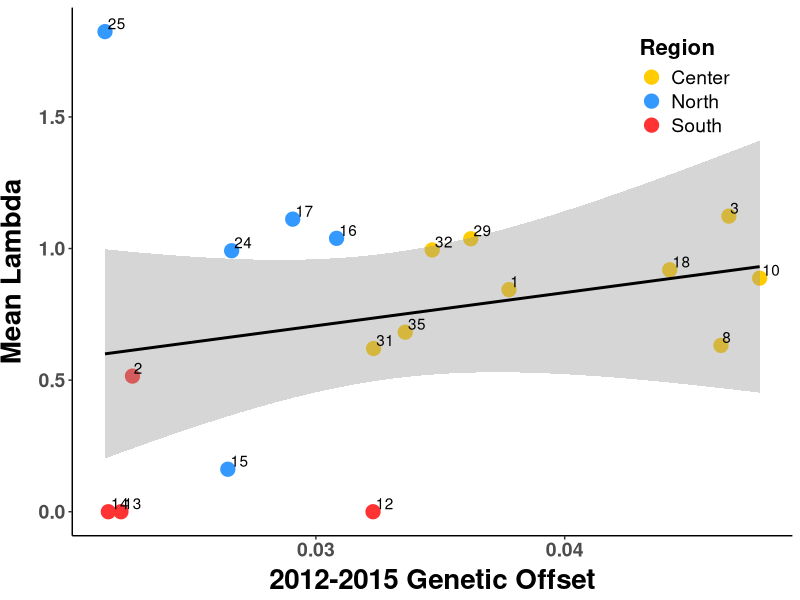
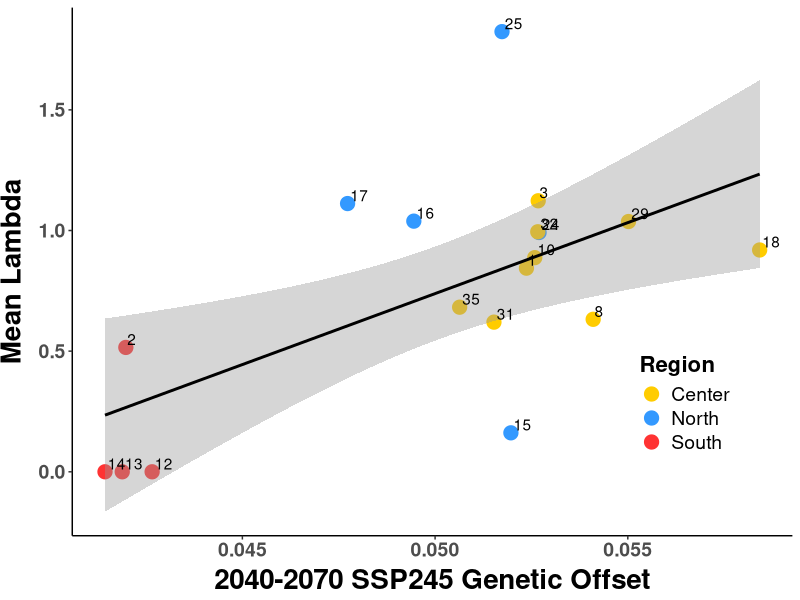
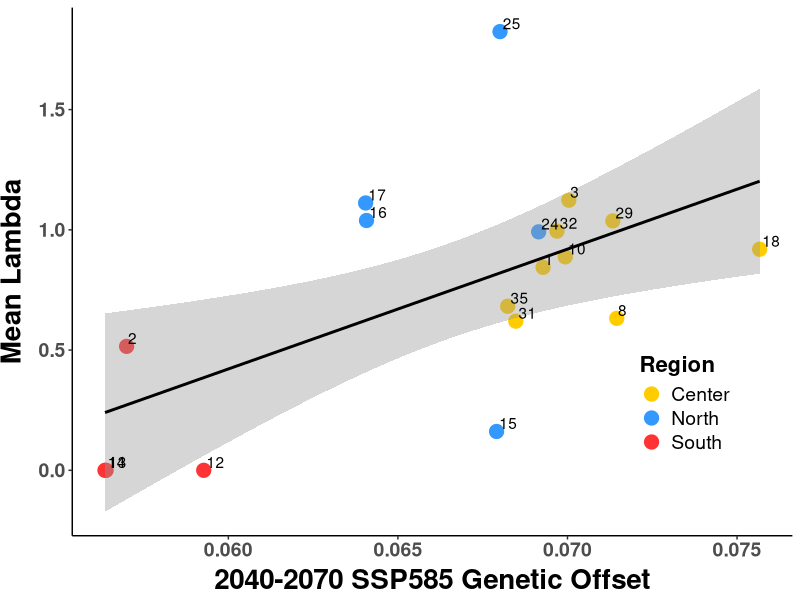
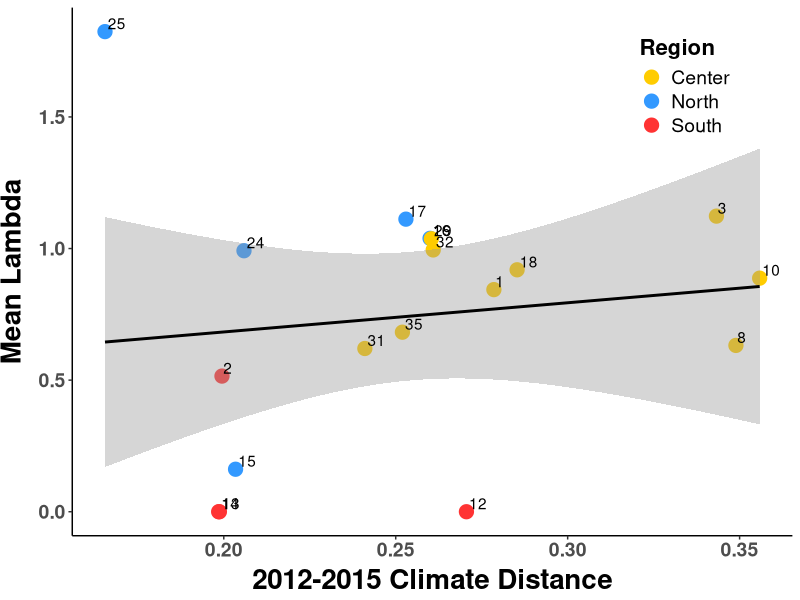
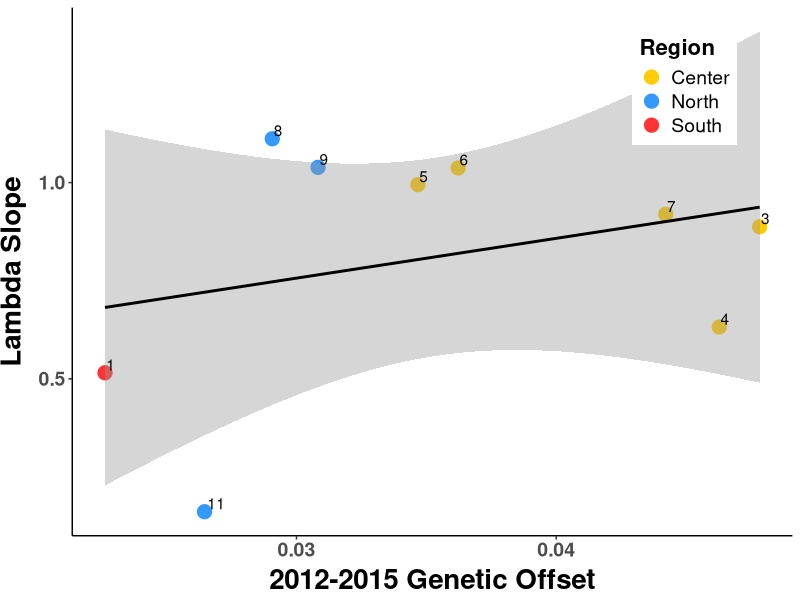
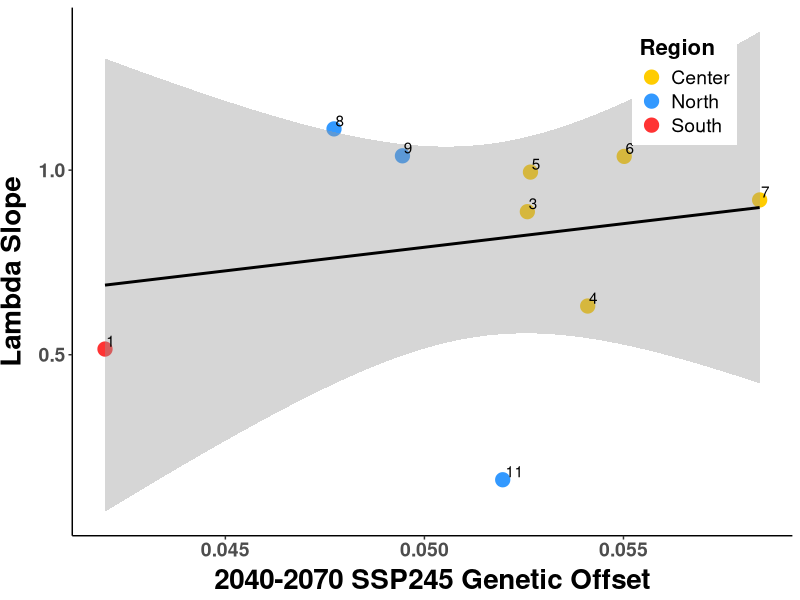
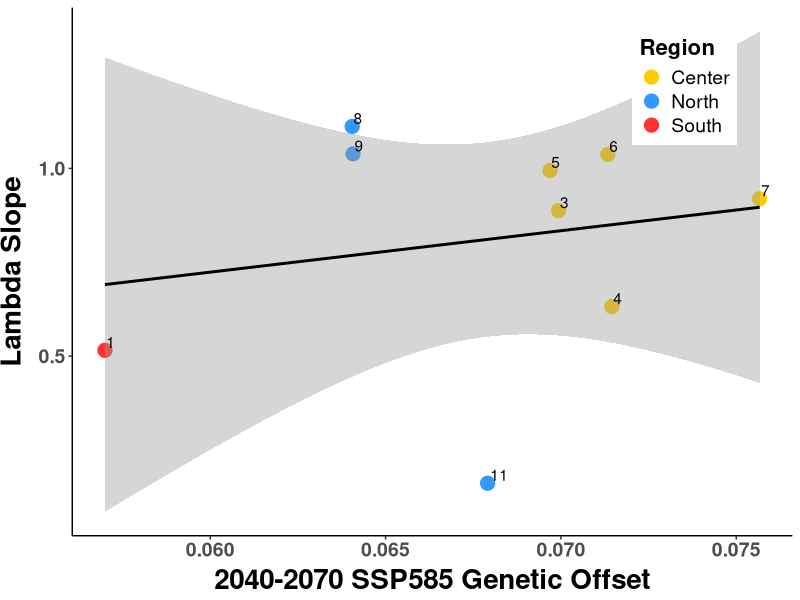
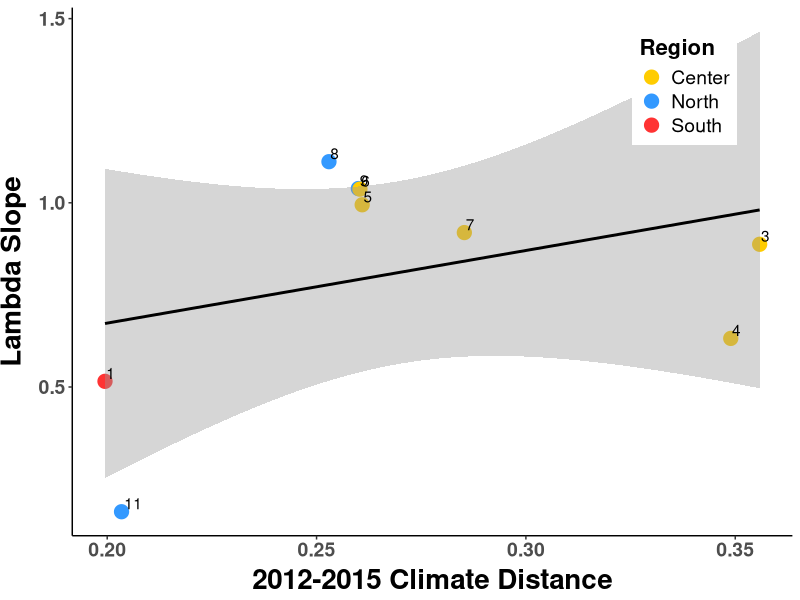

Generate these figures, in order, with R:
##################################################################################
## Plot offset against lambda.mean
## Author Daniel Anstett
## 
## 
## Last Modified April 19, 2023
###################################################################################

#Library install and import
library(tidyverse) 
library(car)
library(ggrepel)

#Import data
offset_pop <- read_csv("data/genomic_data/offset_pop_9var.csv")
#offset_pop <- offset_pop %>% filter(Demo_ID!=24)
offset_pop_10 <- offset_pop %>% filter(Paper_ID<13)

#stats
lm.1215 <- lm(lambda.mean~offset_1215,data=offset_pop)
lm.SSP245 <- lm(lambda.mean~offset_SSP245,data=offset_pop)
lm.SSP585 <- lm(lambda.mean~offset_SSP585,data=offset_pop)
lm.dist <- lm(lambda.mean~offset_climate,data=offset_pop)

lm.1215_10 <- lm(lambda.mean~offset_1215,data=offset_pop_10)
lm.SSP245_10 <- lm(lambda.mean~offset_SSP245,data=offset_pop_10)
lm.SSP585_10 <- lm(lambda.mean~offset_SSP585,data=offset_pop_10)
lm.dist_10 <- lm(lambda.mean~offset_climate,data=offset_pop_10)


summary(lm.1215)
summary(lm.SSP245)
summary(lm.SSP585)


Anova(lm.1215,type="III")
Anova(lm.SSP245,type="III")
Anova(lm.SSP585,type="III")
Anova(lm.dist,type="III")


Anova(lm.1215_10,type="III")
Anova(lm.SSP245_10,type="III")
Anova(lm.SSP585_10,type="III")
Anova(lm.dist_10,type="III")






###########################################################################################################



#2012-2015 offset plotted against lambda
ggplot(offset_pop, aes(x=offset_1215, y=lambda.mean, label=Demo_ID)) + 
  geom_point(aes(color=Region), size =4.5)+
  geom_smooth(method=lm,color="black")+
#  geom_label_repel(aes(label = ID))+
  geom_text(hjust=-.15, vjust=-.2)+
  scale_y_continuous(name="Mean Lambda")+
  scale_x_continuous(name="2012-2015 Genetic Offset")+
  scale_color_manual(values= c("North"="#3399FF", "Center"="#FFCC00", "South"="#FF3333"))+
  theme_classic() + theme(
    axis.text.x = element_text(size=14, face="bold"),
    axis.text.y = element_text(size=14,face="bold"),
    axis.title.x = element_text(color="black", size=20, vjust = 0.5, face="bold"),
    axis.title.y = element_text(color="black", size=20,vjust = 2, face="bold",hjust=0.5),
    #legend.position = c(0.85, 0.25),legend.text=element_text(size=14),
    legend.position = c(0.85, 0.85),legend.text=element_text(size=14),
    legend.title=element_text(size=16,face="bold"))
#ggsave("Graphs/lambda.mean/1_offset_lambda_1215.pdf",width=8, height = 6, units = "in")


#SSP 245 offset plotted against lambda
ggplot(offset_pop, aes(x=offset_SSP245, y=lambda.mean, label=Demo_ID)) + 
  geom_point(aes(color=Region), size =4.5)+
  geom_smooth(method=lm,color="black")+
  #  geom_label_repel(aes(label = ID))+
  geom_text(hjust=-.15, vjust=-.2)+
  scale_y_continuous(name="Mean Lambda")+
  scale_x_continuous(name="2040-2070 SSP245 Genetic Offset")+
  scale_color_manual(values= c("North"="#3399FF", "Center"="#FFCC00", "South"="#FF3333"))+
  theme_classic() + theme(
    axis.text.x = element_text(size=14, face="bold"),
    axis.text.y = element_text(size=14,face="bold"),
    axis.title.x = element_text(color="black", size=20, vjust = 0.5, face="bold"),
    axis.title.y = element_text(color="black", size=20,vjust = 2, face="bold",hjust=0.5),
    #legend.position = c(0.85, 0.85),legend.text=element_text(size=14),
    legend.position = c(0.85, 0.25),legend.text=element_text(size=14),
    legend.title=element_text(size=16,face="bold"))
ggsave("Graphs/lambda.mean/2_offset_lambda_SSP245.pdf",width=7, height = 5, units = "in")

#SSP 585 offset plotted against lambda
ggplot(offset_pop, aes(x=offset_SSP585, y=lambda.mean, label=Demo_ID)) + 
  geom_point(aes(color=Region), size =4.5)+
  geom_smooth(method=lm,color="black")+
  #  geom_label_repel(aes(label = ID))+
  geom_text(hjust=-.15, vjust=-.2)+
  scale_y_continuous(name="Mean Lambda")+
  scale_x_continuous(name="2040-2070 SSP585 Genetic Offset")+
  scale_color_manual(values= c("North"="#3399FF", "Center"="#FFCC00", "South"="#FF3333"))+
  theme_classic() + theme(
    axis.text.x = element_text(size=14, face="bold"),
    axis.text.y = element_text(size=14,face="bold"),
    axis.title.x = element_text(color="black", size=20, vjust = 0.5, face="bold"),
    axis.title.y = element_text(color="black", size=20,vjust = 2, face="bold",hjust=0.5),
    #legend.position = c(0.85, 0.85),legend.text=element_text(size=14),
    legend.position = c(0.85, 0.25),legend.text=element_text(size=14),
    legend.title=element_text(size=16,face="bold"))
ggsave("Graphs/lambda.mean/3_offset_lambda_SSP585.pdf",width=7, height = 5, units = "in")




###########################

#climate distance plotted against lambda
ggplot(offset_pop, aes(x=offset_climate, y=lambda.mean, label=Demo_ID)) + 
  geom_point(aes(color=Region), size =4.5)+
  geom_smooth(method=lm,color="black")+
  #  geom_label_repel(aes(label = ID))+
  geom_text(hjust=-.15, vjust=-.2)+
  scale_y_continuous(name="Mean Lambda")+
  scale_x_continuous(name="2012-2015 Climate Distance")+
  scale_color_manual(values= c("North"="#3399FF", "Center"="#FFCC00", "South"="#FF3333"))+
  theme_classic() + theme(
    axis.text.x = element_text(size=14, face="bold"),
    axis.text.y = element_text(size=14,face="bold"),
    axis.title.x = element_text(color="black", size=20, vjust = 0.5, face="bold"),
    axis.title.y = element_text(color="black", size=20,vjust = 2, face="bold",hjust=0.5),
    legend.position = c(0.85, 0.85),legend.text=element_text(size=14),
    legend.title=element_text(size=16,face="bold"))
ggsave("Graphs/lambda.mean/4_distance_lambda.pdf",width=8, height = 6, units = "in")
















##################################################################################################################
#Offset pop with 10 initial populations

#2012-2015 offset plotted against lambda only 10
ggplot(offset_pop_10, aes(x=offset_1215, y=lambda.mean, label=Paper_ID)) + 
  geom_point(aes(color=Region), size =4.5)+
  geom_smooth(method=lm,color="black")+
  #  geom_label_repel(aes(label = ID))+
  geom_text(hjust=-.15, vjust=-.2)+
  scale_y_continuous(name="Lambda Slope")+
  scale_x_continuous(name="2012-2015 Genetic Offset")+
  scale_color_manual(values= c("North"="#3399FF", "Center"="#FFCC00", "South"="#FF3333"))+
  theme_classic() + theme(
    axis.text.x = element_text(size=14, face="bold"),
    axis.text.y = element_text(size=14,face="bold"),
    axis.title.x = element_text(color="black", size=20, vjust = 0.5, face="bold"),
    axis.title.y = element_text(color="black", size=20,vjust = 2, face="bold",hjust=0.5),
    #legend.position = c(0.85, 0.25),legend.text=element_text(size=14),
    legend.position = c(0.85, 0.85),legend.text=element_text(size=14),
    legend.title=element_text(size=16,face="bold"))
ggsave("Graphs/lambda.mean/1_offset_lambda_1215_only10.pdf",width=8, height = 6, units = "in")



#SSP 245 offset plotted against lambda
ggplot(offset_pop_10, aes(x=offset_SSP245, y=lambda.mean, label=Paper_ID)) + 
  geom_point(aes(color=Region), size =4.5)+
  geom_smooth(method=lm,color="black")+
  #  geom_label_repel(aes(label = ID))+
  geom_text(hjust=-.15, vjust=-.2)+
  scale_y_continuous(name="Lambda Slope")+
  scale_x_continuous(name="2040-2070 SSP245 Genetic Offset")+
  scale_color_manual(values= c("North"="#3399FF", "Center"="#FFCC00", "South"="#FF3333"))+
  theme_classic() + theme(
    axis.text.x = element_text(size=14, face="bold"),
    axis.text.y = element_text(size=14,face="bold"),
    axis.title.x = element_text(color="black", size=20, vjust = 0.5, face="bold"),
    axis.title.y = element_text(color="black", size=20,vjust = 2, face="bold",hjust=0.5),
    legend.position = c(0.85, 0.85),legend.text=element_text(size=14),
    #legend.position = c(0.85, 0.25),legend.text=element_text(size=14),
    legend.title=element_text(size=16,face="bold"))
ggsave("Graphs/lambda.mean/2_offset_lambda_45_only10.pdf",width=7, height = 5, units = "in")

#SSP 585 offset plotted against lambda
ggplot(offset_pop_10, aes(x=offset_SSP585, y=lambda.mean, label=Paper_ID)) + 
  geom_point(aes(color=Region), size =4.5)+
  geom_smooth(method=lm,color="black")+
  #  geom_label_repel(aes(label = ID))+
  geom_text(hjust=-.15, vjust=-.2)+
  scale_y_continuous(name="Lambda Slope")+
  scale_x_continuous(name="2040-2070 SSP585 Genetic Offset")+
  scale_color_manual(values= c("North"="#3399FF", "Center"="#FFCC00", "South"="#FF3333"))+
  theme_classic() + theme(
    axis.text.x = element_text(size=14, face="bold"),
    axis.text.y = element_text(size=14,face="bold"),
    axis.title.x = element_text(color="black", size=20, vjust = 0.5, face="bold"),
    axis.title.y = element_text(color="black", size=20,vjust = 2, face="bold",hjust=0.5),
    legend.position = c(0.85, 0.85),legend.text=element_text(size=14),
    #legend.position = c(0.85, 0.25),legend.text=element_text(size=14),
    legend.title=element_text(size=16,face="bold"))
ggsave("Graphs/lambda.mean/3_offset_lambda_85_only10.pdf",width=7, height = 5, units = "in")


#climate distance plotted against lambda
ggplot(offset_pop_10, aes(x=offset_climate, y=lambda.mean, label=Paper_ID)) + 
  geom_point(aes(color=Region), size =4.5)+
  geom_smooth(method=lm,color="black")+
  #  geom_label_repel(aes(label = ID))+
  geom_text(hjust=-.15, vjust=-.2)+
  scale_y_continuous(name="Lambda Slope")+
  scale_x_continuous(name="2012-2015 Climate Distance")+
  scale_color_manual(values= c("North"="#3399FF", "Center"="#FFCC00", "South"="#FF3333"))+
  theme_classic() + theme(
    axis.text.x = element_text(size=14, face="bold"),
    axis.text.y = element_text(size=14,face="bold"),
    axis.title.x = element_text(color="black", size=20, vjust = 0.5, face="bold"),
    axis.title.y = element_text(color="black", size=20,vjust = 2, face="bold",hjust=0.5),
    legend.position = c(0.85, 0.85),legend.text=element_text(size=14),
    legend.title=element_text(size=16,face="bold"))
ggsave("Graphs/lambda.mean/4_distance_lambda_only10.pdf",width=8, height = 6, units = "in")


##################################################################################################################









#By region
ggplot(offset_pop,aes(x=offset_1215, y=lambda.mean, color=Region,label=Demo_ID))+
  geom_point(aes(color=Region), size =4.5)+
  geom_smooth(method="lm")+
  geom_text(hjust=-.15, vjust=-.2,color="black")+
  scale_y_continuous(name="Lambda Slope")+
  scale_x_continuous(name="2012-2015 Genetic Offset")+
  scale_color_manual(values= c("North"="#3399FF", "Center"="#FFCC00", "South"="#FF3333"))+
  theme_classic() + theme(
    axis.text.x = element_text(size=14, face="bold"),
    axis.text.y = element_text(size=14,face="bold"),
    axis.title.x = element_text(color="black", size=20, vjust = 0.5, face="bold"),
    axis.title.y = element_text(color="black", size=20,vjust = 2, face="bold",hjust=0.5),
    #legend.position = c(0.85, 0.25),legend.text=element_text(size=14),
    legend.position = c(0.85, 0.25),legend.text=element_text(size=14),
    legend.title=element_text(size=16,face="bold"))


